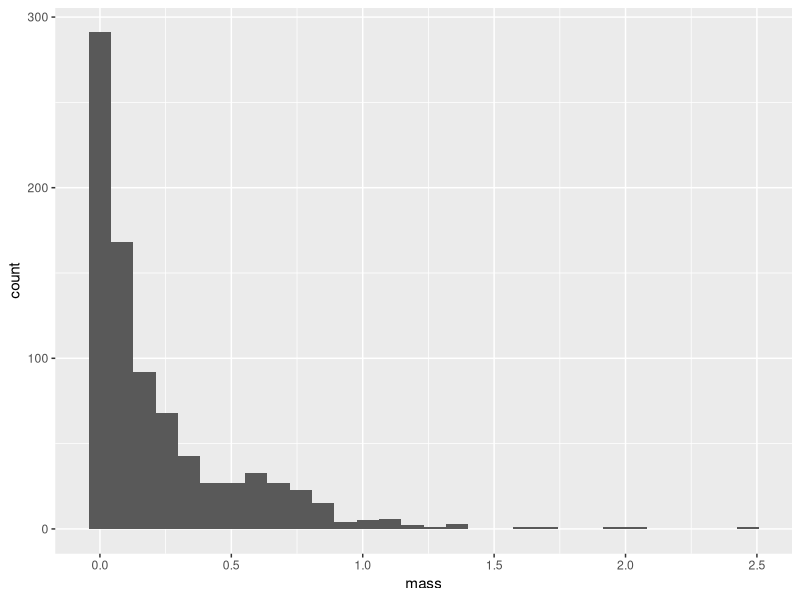
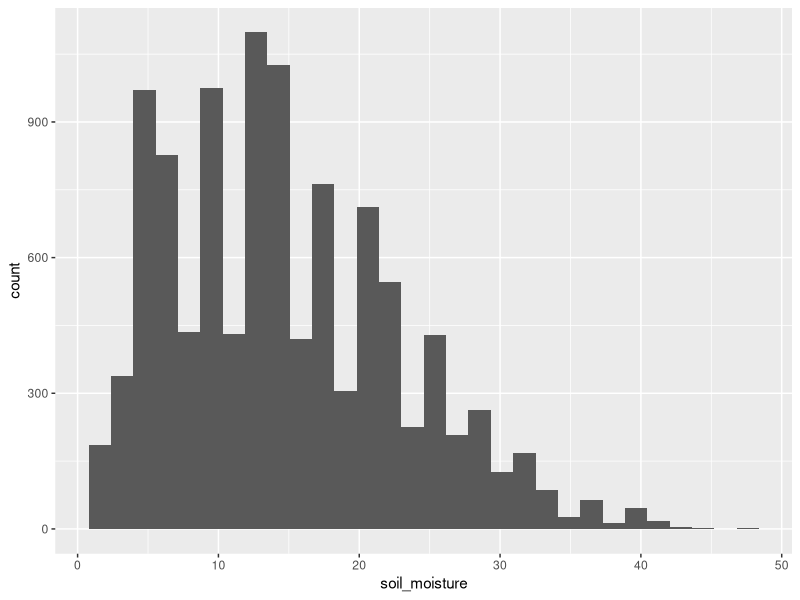
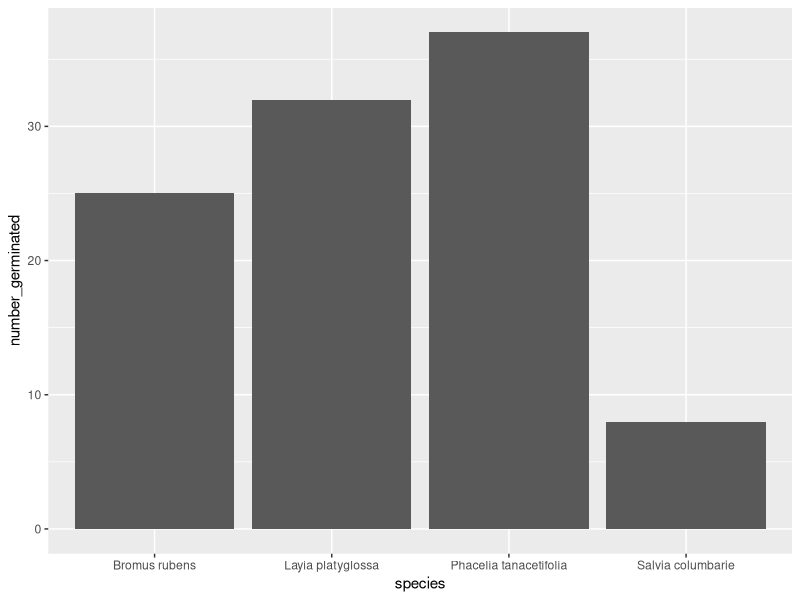
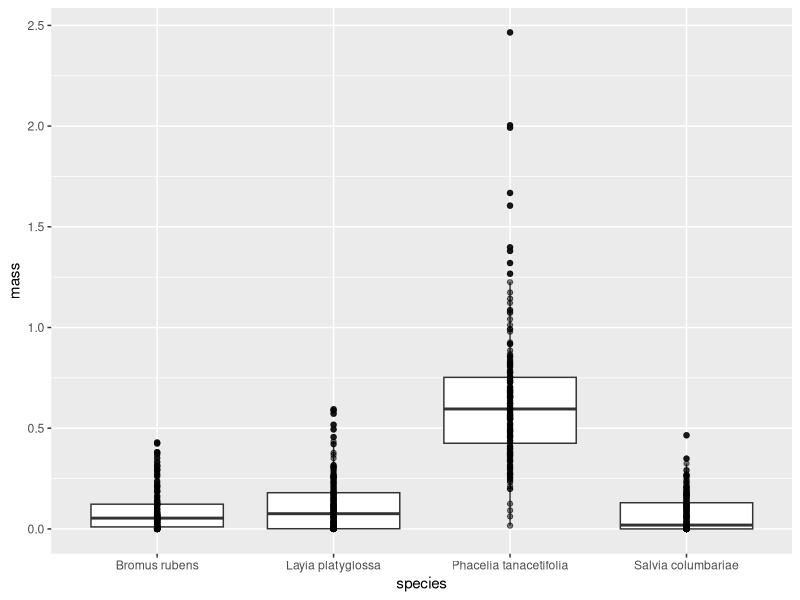
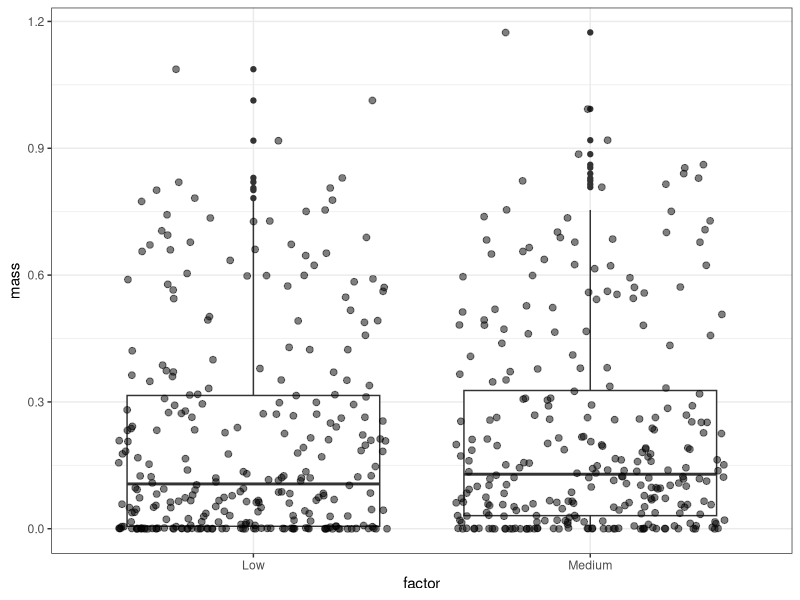
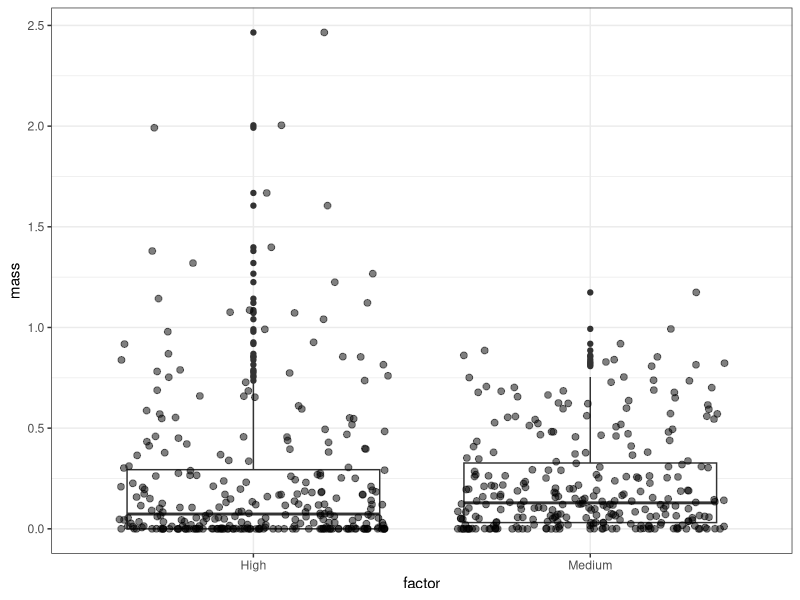
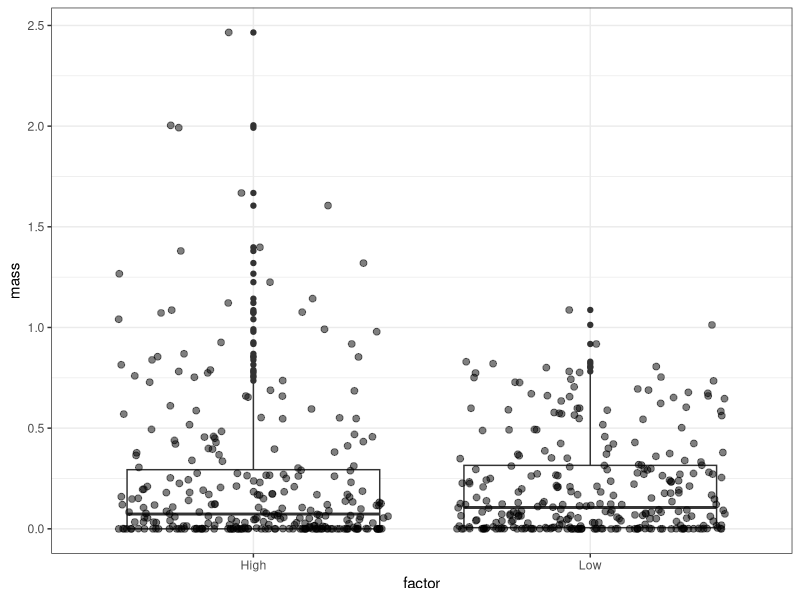

Generate these figures, in order, with R:
## ---- chunk 1
rm(list = ls())
library(tidyverse)
library(here)
library(ggfortify)
## ---- chunk 2
dry_mass <- read.csv(here("Data", "dry_mass_metadata.csv"),stringsAsFactors = TRUE)
germination <- read.csv(here("Data", "germination_data.csv"),stringsAsFactors = TRUE)
## ---- chunk 3
levels(dry_mass$species)
levels(germination$species)
## ---- chunk 4
ggplot(dry_mass, aes(x = mass))+
     geom_histogram()
## ---- chunk 5
ggplot(germination, aes(x = soil_moisture))+
     geom_histogram()
## ---- chunk 6
summary(dry_mass)
summary(germination)
## ---- chunk 7
ggplot(germination, aes(x = species, y = number_germinated))+
     geom_bar(stat= "identity", position = "dodge")
## ---- chunk 8
germ.mat <- xtabs(number_germinated ~ species, data = germination)
germ.mat
## ---- chunk 9
chisq.test(germ.mat)
## ---- chunk 10
ggplot(dry_mass, aes(species, mass))+
     geom_boxplot()+
     geom_point(alpha = 0.5)
## ---- chunk 11
mass.mat <- xtabs(mass ~ species, data = dry_mass)
mass.mat
## ---- chunk 12
chisq.test(mass.mat)
## ---- chunk 13
low_med_data<-dry_mass %>% filter(factor == "Low" | factor == "Medium")

low_med_data$factor <- factor(low_med_data$factor)
## ---- chunk 14
ggplot(low_med_data, aes(factor, mass))+
     geom_boxplot()+
     geom_point(position = "jitter", size = 2, alpha = 0.5)+
     theme_bw()
## ---- chunk 15
MyT<-t.test(mass ~ factor, data = low_med_data)
MyT
## ---- chunk 16
med_high_data<-dry_mass %>% filter(factor == "Medium" | factor == "High")

med_high_data$factor <- factor(med_high_data$factor)
## ---- chunk 17
ggplot(med_high_data, aes(factor, mass))+
     geom_boxplot()+
     geom_point(position = "jitter", size = 2, alpha = 0.5)+
     theme_bw()
## ---- chunk 18
MyT2<-t.test(mass ~ factor, data = med_high_data)
MyT2
## ---- chunk 19
low_high_data<-dry_mass %>% filter(factor == "Low" | factor == "High")

low_high_data$factor <- factor(low_high_data$factor)
## ---- chunk 20
ggplot(low_high_data, aes(factor, mass))+
     geom_boxplot()+
     geom_point(position = "jitter", size = 2, alpha = 0.5)+
     theme_bw()
## ---- chunk 21
MyT<-t.test(mass ~ factor, data = low_high_data)
MyT
